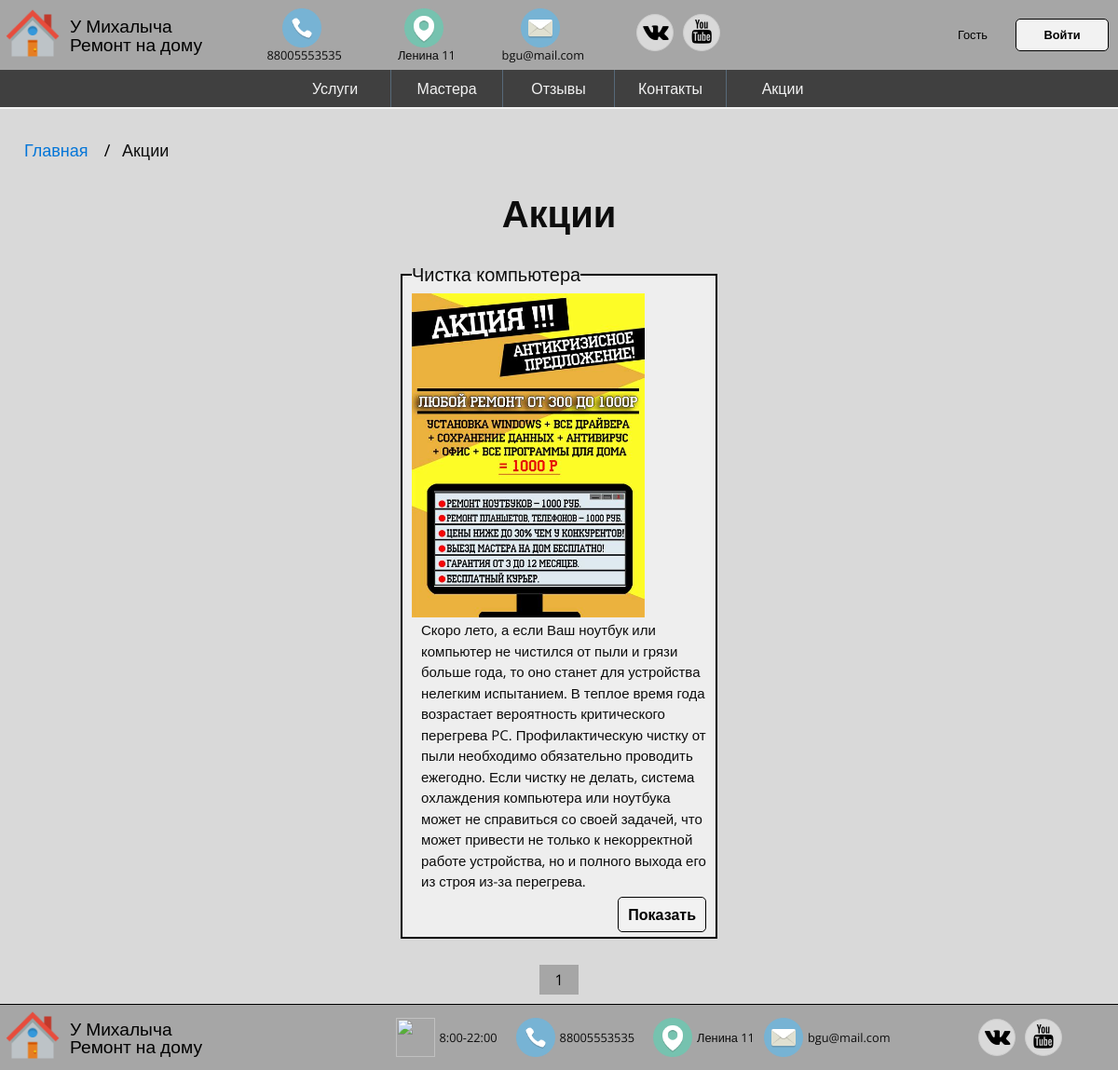
Page /sales/ on the committed database.
### remontPC/apps/sales/models.py (models this page shows, shortened)
class Sale(models.Model):
	sale_name = models.CharField('Название акции', max_length = 100)
	sale_datestart = models.DateTimeField('Дата начала')
	sale_dateend = models.DateTimeField('Дата конца')
	sale_description = models.TextField('Описание')
	sale_image = models.ImageField()
	sale_service = models.ManyToManyField(Service)
	class Meta:
		verbose_name = 'Акция'
		verbose_name_plural = 'Акции'

### remontPC/apps/sales/views.py (the view)
# urls.py: path('', views.sales, name = 'sales'),
def sales(request):
	sales_list = Sale.objects.all()
	paginator = Paginator(sales_list, 4)
	page = request.GET.get('page')
	try:
		sales = paginator.page(page)
	except PageNotAnInteger:
		sales = paginator.page(1)
	except EmptyPage:
		sales = paginator.page(paginator.num_pages)
	return render(request, 'sales/sales.html',{'sales_list':sales_list, 'page':page, 'sales':sales})

### remontPC/apps/cart/context_processors.py (called while the page is built)
def cart(request):
    return {'cart': Cart(request)}

### remontPC/templates/sales/sales.html (shortened to what this page needs)
{% extends 'mainsales.html' %}
{% block saless %}
<ul class="breadcrumb">
    <li><a href="{% url 'main:index' %}">Главная</a></li>
    <li class="activem">Акции</li>
  </ul>
  <div class="zagolov">
  <h1>Акции</h1></div>
          <div class = "saless">
    {% if sales %}
        {% for a in sales  %}
        <fieldset class="salesfieldset" style="width: 340px;">
            <legend class="saleslegend">{{a.sale_name}}</legend>
            <div class="salesinside">
                <div class="salesimg">
                    <img src="{{a.sale_image.url}}" width="250" alt="">
                </div>
                <div class="textandbutton">
                    <div class="salesP">
                    <p>{{a.sale_description}}
                    </p></div>
                    <a href="{% url 'sales:saledetail' a.id %}" class="button">Показать</a>
                </div>
            </div>
            </fieldset>
        {% endfor %}
    {% else %}
        Акции нет
    {% endif  %}
        </div>
{% endblock  %}
{% block pagination %}
<div class="pagination">
    {% for pg in sales.paginator.page_range %}
        {% if sales.number == pg %}
        <a class="active" href="?page={{pg}}">{{pg}}</a>
        {% else %}
        <a href="?page={{pg}}">{{pg}}</a>
        {% endif %}
    {% endfor %}
</div>
    {% endblock %}

### static/remontPC/css/main.css (style rules this page uses)
﻿ html, body, div, span, applet, object, iframe, h1, h2, h3, h4, h5, h6, p, blockquote, pre, a, abbr, acronym, address, big, cite, code, del, dfn, em, img, ins, kbd, q, s, samp, small, strike, strong, sub, sup, tt, var, b, u, i, center, dl, dt, dd, ol, ul, li, fieldset, form, label, legend, table, caption, tbody, tfoot, thead, tr, th, td, article, aside, canvas, details, embed, figure, figcaption, footer, header, hgroup, menu, nav, output, ruby, section, summary, time, mark, audio, video { margin: 0; padding: 0; border: 0; font-size: 100%; font: inherit; vertical-align: baseline; }
body { line-height: 1; }
ol, ul { padding-left: 40px; margin-top: 1em; margin-bottom: 1em; }
* { margin: 0; }
html, body { height: 100%; }
body { display: flex; flex-direction: column; }
body { background-color: #D9D9D9; color: #0D0D0D; font-family: 'Open Sans', sans-serif; }
.zagolov h1 { margin-bottom: 0.5em; margin-top: 0.5em; font-weight: bold; display: flex; font-size: 40px; justify-content: center; text-align: center; }
* { box-sizing: border-box; }
ul.breadcrumb { padding: 10px 16px; list-style: none; background-color: #D9D9D9; }
ul.breadcrumb li { display: inline; font-size: 18px; }
ul.breadcrumb li+li:before { padding: 8px; color: black; content: "/\00a0"; }
ul.breadcrumb li a { color: #0275d8; text-decoration: none; margin-right: 5px; margin-left: 10px; line-height: 2em; }
.pagination { display: flex; justify-content: center; margin-bottom: 10px; margin-top: 10px; }
.pagination a { color: black; float: left; padding: 8px 16px; text-decoration: none; transition: background-color .3s; margin-left: 5px; margin-right: 5px; }
.pagination a.active { background-color: #A6A6A6; color: black; }
.saless { margin-top: 1%; display: flex; flex-wrap: wrap; margin-bottom: 1%; justify-content: center; padding: 1em 10px; box-sizing: border-box; }
.salesfieldset { background-color: #eee; display: flex; justify-content: center; border: 2px solid black; margin-right: 10px; margin-left: 10px; }
.saleslegend { border-color: inherit; margin: 0 10px; font-size: 20px; }
.salesinside { box-sizing: border-box; display: flex; flex-direction: column; margin-left: 10px; margin-right: 10px; }
.salesP { display: flex; flex-wrap: wrap; }
.salesP p { margin-left: 10px; font-size: 15px; margin-bottom: 0.7px; line-height: 1.5em; }
.textandbutton .button { font-weight: 700; background:#F2F2F2; border: none; text-decoration: none; padding: .10em 1.2em calc(.10em + 3px); color:#000000; border-radius:5px; transition:0.3s background; border: 0.1em solid black; display: flex; justify-content: center; float: right; }
.content .button { text-align: center; font-weight: 700; background:#F2F2F2; border: none; text-decoration: none; padding:10px; color:#000000; border-radius:5px; transition:0.3s background; border: 0.1em solid black; margin-top: 5px; margin-bottom: 5px; }
.salesimg { margin-top: 10px; }

### rows in the picture
Sale: sale_name "Чистка компьютера", sale_image (picture), sale_description "Скоро лето, а если Ваш ноутбук или компьютер не чистился от пыли и грязи больше года, то оно станет для устройства нелегким испытанием. В теплое время года возрастает вероятность критического перегрева PC. Профилактическую чистку от пыли необходимо обязательно проводить ежегодно. Если чистку не делать, система охлаждения компьютера или ноутбука может не справиться со своей задачей, что может привести не только к некорректной работе устройства, но и полного выхода его из строя из-за перегрева."

### other values in the picture
{{ pg }} "1"
